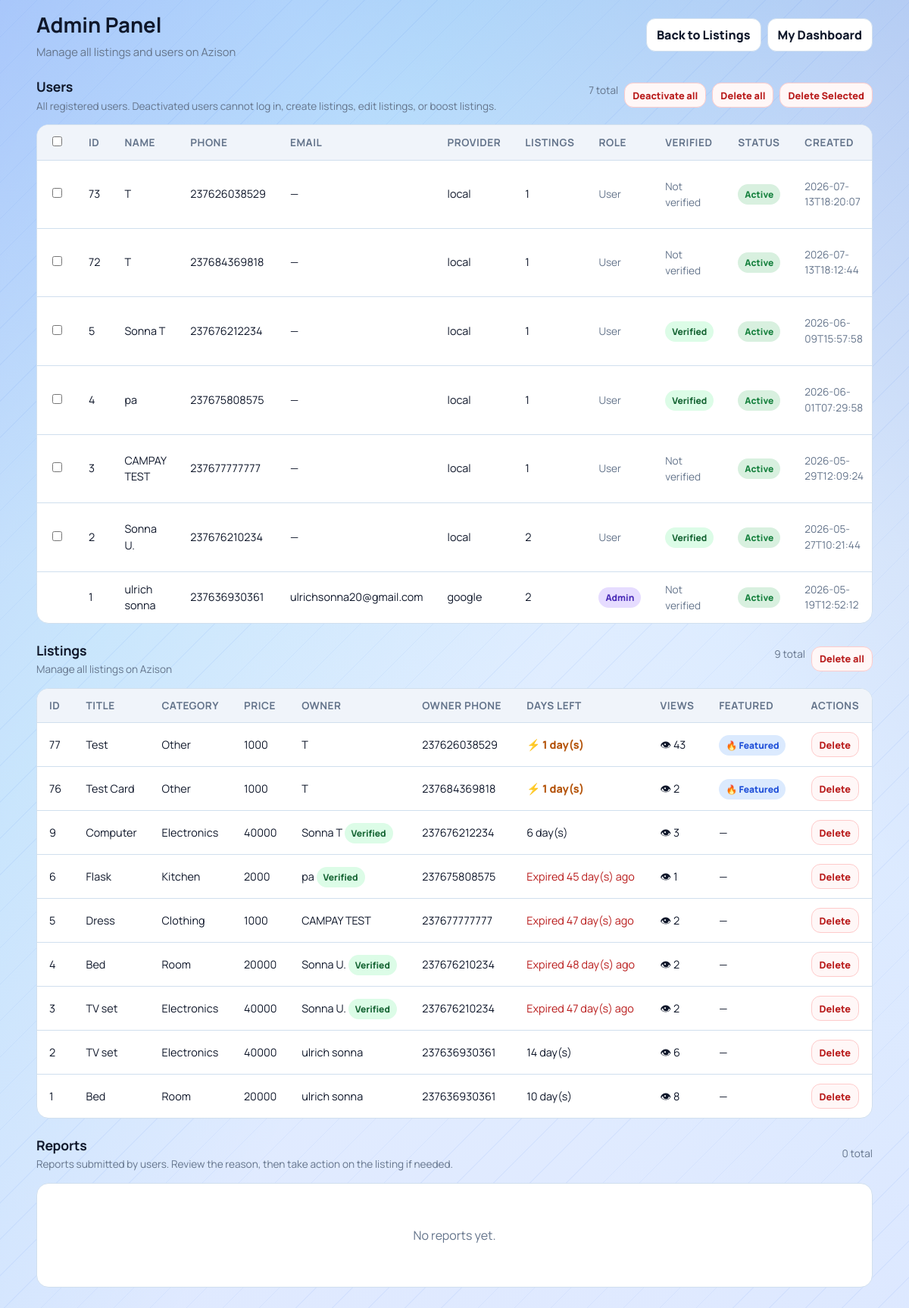
The page /admin (signed in) on the database its author committed.
### tables this page shows
CREATE TABLE users(
            id INTEGER PRIMARY KEY AUTOINCREMENT,
            full_name TEXT NOT NULL,
            phone TEXT NOT NULL UNIQUE,
            password_hash TEXT NOT NULL,
            email TEXT,
            google_sub TEXT,
            auth_provider TEXT NOT NULL DEFAULT 'local',
            created_at TEXT NOT NULL
        , is_admin INTEGER DEFAULT 0, is_active INTEGER DEFAULT 1, is_verified INTEGER DEFAULT 0);

CREATE TABLE listings(
            id INTEGER PRIMARY KEY AUTOINCREMENT,
            title TEXT,
            price TEXT,
            category TEXT,
            phone TEXT,
            owner_phone TEXT,
            leave_date TEXT,
            description TEXT,
            image TEXT,
            is_featured INTEGER DEFAULT 0
        , view_count INTEGER DEFAULT 0);

### app.py (the view, shortened to what this page needs)
@app.route("/admin")
@admin_required
def admin_panel():
    conn = get_db()
    cursor = conn.cursor()
    ensure_user_verified_column(cursor)
    conn.commit()
    cursor.execute(
        """
        SELECT l.*, u.full_name as owner_name, u.is_verified as owner_is_verified
        FROM listings l
        LEFT JOIN users u ON u.phone = l.owner_phone
        ORDER BY l.id DESC
        """
    )
    rows = cursor.fetchall()
    cursor.execute(
        """
        SELECT u.id, u.full_name, u.phone, u.email, u.auth_provider, u.is_admin, u.is_active, u.is_verified, u.created_at,
               (SELECT COUNT(*) FROM listings l WHERE l.owner_phone = u.phone) AS listing_count
        FROM users u
        ORDER BY u.is_active ASC, u.id DESC
        """
    )
    user_rows = cursor.fetchall()
    cursor.execute(
        """
        SELECT r.id, r.listing_id, r.reporter_user_id, r.reason, r.comment, r.created_at,
               l.title AS listing_title, l.category AS listing_category,
               u.full_name AS reporter_name, u.phone AS reporter_phone, u.email AS reporter_email
        FROM reports r
        LEFT JOIN listings l ON l.id = r.listing_id
        LEFT JOIN users u ON u.id = r.reporter_user_id
        ORDER BY r.id DESC
        """
    )
    report_rows = cursor.fetchall()
    conn.close()
    today = current_date()
    listings = []
    for row in rows:
        leave_date = datetime.strptime(row["leave_date"], "%Y-%m-%d").date()
        days_left = (leave_date - today).days
        is_expired = days_left < 0
        is_soon = 0 <= days_left <= 3
        listings.append(
            {
                "id": row["id"],
                "title": row["title"],
                "price": row["price"],
                "category": row["category"],
                "phone": row["phone"],
                "owner_phone": row["owner_phone"] or "",
                "owner_name": row["owner_name"] or "Unknown",
                "owner_is_verified": bool(row_value(row, "owner_is_verified", 0) == 1),
                "leave_date": row["leave_date"],
                "description": row["description"] or "",
                "image": row["image"],
                "is_featured": row["is_featured"],
                "view_count": row["view_count"],
                "days_left": days_left,
                "is_expired": is_expired,
                "is_soon": is_soon,
            }
        )
    users = []
    for user_row in user_rows:
        users.append(
            {
                "id": user_row["id"],
                "full_name": user_row["full_name"] or "",
                "phone": user_row["phone"] or "",
                "email": user_row["email"] or "",
                "auth_provider": user_row["auth_provider"] or "local",
                "is_admin": bool(user_row["is_admin"] == 1),
                "is_active": bool(user_row["is_active"] == 1),
                "is_verified": bool(row_value(user_row, "is_verified", 0) == 1),
                "created_at": user_row["created_at"] or "",
                "listing_count": user_row["listing_count"] or 0,
            }
        )
    reports = []
    return render_template("admin.html", listings=listings, users=users, reports=reports)

### templates/admin.html (shortened to what this page needs)
<!DOCTYPE html>
<html lang="en">
<head>
    <link rel="stylesheet" href="{{ url_for('static', filename='css/marketplace.css') }}">
</head>
<body>
    <main class="page">
        <section class="topbar">
            <div class="title-wrap">
                <h1>Admin Panel</h1>
                <p>Manage all listings and users on Azison</p>
            </div>
            <div class="actions">
                <a class="btn" href="{{ url_for('home') }}">Back to Listings</a>
                <a class="btn" href="{{ url_for('dashboard') }}">My Dashboard</a>
            </div>
        </section>
        <section class="section-heading">
            <div>
                <h2>Users</h2>
                <p>All registered users. Deactivated users cannot log in, create listings, edit listings, or boost listings.</p>
            </div>
            <div class="actions" style="gap: 8px;">
                <span class="muted-text">{% if users %}{{ users|length }} total{% else %}0 total{% endif %}</span>
                {% if users %}
                    <form method="POST" action="{{ url_for('admin_deactivate_all_users') }}" onsubmit="return confirm('Deactivate ALL non-admin users? You can re-activate them later from this page.');" style="display:inline; margin: 0;">
                        <button class="danger-btn" type="submit">Deactivate all</button>
                    </form>
                    <button type="button" class="danger-btn" onclick="confirmDeleteAllUsers();">Delete all</button>
                    <button type="button" class="danger-btn" id="bulk-delete-users-btn" onclick="confirmBulkDeleteUsers();" disabled>Delete Selected</button>
                {% endif %}
            </div>
        </section>
        <section class="table-container">
            {% if users %}
                <table>
                    <thead>
                        <tr>
                            <th><input type="checkbox" id="select-all-users" onchange="toggleAllUserCheckboxes(this);"></th>
                            <th>ID</th>
                            <th>Name</th>
                            <th>Phone</th>
                            <th>Email</th>
                            <th>Provider</th>
                            <th>Listings</th>
                            <th>Role</th>
                            <th>Verified</th>
                            <th>Status</th>
                            <th>Created</th>
                        </tr>
                    </thead>
                    <tbody>
                        {% for u in users %}
                        <tr>
                            <td>
                                {% if not u['is_admin'] and not (current_user and current_user.get('id') == u['id']) %}
                                    <input form="bulk-delete-users-form" type="checkbox" name="user_ids" value="{{ u['id'] }}" class="user-checkbox" onchange="updateBulkDeleteButton();">
                                {% endif %}
                            </td>
                            <td>{{ u['id'] }}</td>
                            <td>{{ u['full_name'] }}</td>
                            <td>{{ u['phone'] }}</td>
                            <td>{{ u['email'] or '—' }}</td>
                            <td>{{ u['auth_provider'] }}</td>
                            <td>{{ u['listing_count'] }}</td>
                            <td>
                                {% if u['is_admin'] %}
                                    <span class="badge admin">Admin</span>
                                {% else %}
                                    <span class="muted-text">User</span>
                                {% endif %}
                            </td>
                            <td>
                                {% if u['is_verified'] %}
                                    <span class="badge verified">Verified</span>
                                {% else %}
                                    <span class="muted-text">Not verified</span>
                                {% endif %}
                            </td>
                            <td>
                                {% if u['is_active'] %}
                                    <span class="badge active">Active</span>
                                {% else %}
                                    <span class="badge deactivated">Deactivated</span>
                                {% endif %}
                            </td>
                            <td class="muted-text">{{ u['created_at'] }}</td>
                        </tr>
                        {% endfor %}
                    </tbody>
                </table>
            {% else %}
                <div class="empty">
                    <p>No users found.</p>
                </div>
            {% endif %}
        </section>
        <section class="section-heading">
            <div>
                <h2>Listings</h2>
                <p>Manage all listings on Azison</p>
            </div>
            <div class="actions" style="gap: 8px;">
                <span class="muted-text">{% if listings %}{{ listings|length }} total{% else %}0 total{% endif %}</span>
                {% if listings %}
                    <button type="button" class="danger-btn" onclick="confirmDeleteAllListings();">Delete all</button>
                {% endif %}
            </div>
        </section>
        <section class="table-container">
            {% if listings %}
                <table>
                    <thead>
                        <tr>
                            <th>ID</th>
                            <th>Title</th>
                            <th>Category</th>
                            <th>Price</th>
                            <th>Owner</th>
                            <th>Owner Phone</th>
                            <th>Days Left</th>
                            <th>Views</th>
                            <th>Featured</th>
                            <th>Actions</th>
                        </tr>
                    </thead>
                    <tbody>
                        {% for item in listings %}
                        <tr>
                            <td>{{ item['id'] }}</td>
                            <td>{{ item['title'] }}</td>
                            <td>{{ item['category'] }}</td>
                            <td>{{ item['price'] }}</td>
                            <td>
                                {{ item['owner_name'] }}
                                {% if item['owner_is_verified'] %}
                                    <span class="badge verified">Verified</span>
                                {% endif %}
                            </td>
                            <td>{{ item['owner_phone'] }}</td>
                            <td>
                                {% if item['is_expired'] %}
                                    <span style="color: var(--danger);">Expired {{ item['days_left'] * -1 }} day(s) ago</span>
                                {% elif item['is_soon'] %}
                                    <span class="deadline soon">⚡ {{ item['days_left'] }} day(s)</span>
                                {% else %}
                                    {{ item['days_left'] }} day(s)
                                {% endif %}
                            </td>
                            <td>👁 {{ item['view_count'] or 0 }}</td>
                            <td>
                                {% if item['is_featured'] == 1 %}
                                    <span class="badge featured">🔥 Featured</span>
                                {% else %}
                                    —
                                {% endif %}
                            </td>
                            <td>
                                <form method="POST" action="{{ url_for('admin_delete_listing', id=item['id']) }}" onsubmit="return confirm('Are you sure you want to delete this listing?');">
                                    <button class="danger-btn" type="submit">Delete</button>
                                </form>
                            </td>
                        </tr>
                        {% endfor %}
                    </tbody>
                </table>
            {% else %}
                <div class="empty">
                    <p>No listings found.</p>
                </div>
            {% endif %}
        </section>
        <section class="section-heading">
            <div>
                <h2>Reports</h2>
                <p>Reports submitted by users. Review the reason, then take action on the listing if needed.</p>
            </div>
            <div class="actions" style="gap: 8px;">
                <span class="muted-text">{% if reports %}{{ reports|length }} total{% else %}0 total{% endif %}</span>
            </div>
        </section>
        <section class="table-container">
            {% if reports %}
                <table>
                    <thead>
                        <tr>
                            <th>ID</th>
                            <th>Listing</th>
                            <th>Category</th>
                            <th>Reason</th>
                            <th>Comment</th>
                            <th>Reporter</th>
                            <th>Reporter Phone</th>
                            <th>Reporter Email</th>
                            <th>Submitted</th>
                            <th>Actions</th>
                        </tr>
                    </thead>
                    <tbody>
                        {% for r in reports %}
                        <tr>
                            <td>{{ r['id'] }}</td>
                            <td>
                                {% if r['listing_exists'] %}
                                    <a href="{{ url_for('listing_detail', id=r['listing_id']) }}" target="_blank" rel="noopener">{{ r['listing_title'] or ('Listing #' + r['listing_id']|string) }}</a>
                                {% else %}
                                    <span class="muted-text">Listing #{{ r['listing_id'] }} (deleted)</span>
                                {% endif %}
                            </td>
                            <td>{{ r['listing_category'] or '—' }}</td>
                            <td><span class="badge expired">{{ r['reason'] }}</span></td>
                            <td>
                                {% if r['comment'] %}
                                    <span title="{{ r['comment'] }}">{{ r['comment'][:80] }}{% if r['comment']|length > 80 %}…{% endif %}</span>
                                {% else %}
                                    <span class="muted-text">—</span>
                                {% endif %}
                            </td>
                            <td>{{ r['reporter_name'] }}</td>
                            <td>{{ r['reporter_phone'] or '—' }}</td>
                            <td>{{ r['reporter_email'] or '—' }}</td>
                            <td class="muted-text">{{ r['created_at'] }}</td>
                            <td>
                                <div style="display:flex; flex-direction:column; gap: 6px; align-items: flex-start;">
                                    <form method="POST" action="{{ url_for('admin_dismiss_report', report_id=r['id']) }}" onsubmit="return confirm('Dismiss this report? The listing will be kept.');" style="margin:0;">
                                        <button class="success-btn" type="submit">Dismiss</button>
                                    </form>
                                    {% if r['listing_exists'] %}
                                        <form method="POST" action="{{ url_for('admin_delete_listing', id=r['listing_id']) }}" onsubmit="return confirm('Delete this listing? This will also remove the report.');" style="margin:0;">
                                            <button class="danger-btn" type="submit">Delete listing</button>
                                        </form>
                                    {% else %}
                                        <span class="muted-text">No listing</span>
                                    {% endif %}
                                </div>
                            </td>
                        </tr>
                        {% endfor %}
                    </tbody>
                </table>
            {% else %}
                <div class="empty">
                    <p>No reports yet.</p>
                </div>
            {% endif %}
        </section>
    </main>
</body>
</html>

### rows shown on the page
users: id "73", full_name "T", phone "237626038529", u "—", auth_provider "local", listing_count "1", is_admin "User", is_verified "Not verified", shows "Active", created_at "2026-07-13T18:20:07"
users: id "72", full_name "T", phone "237684369818", u "—", auth_provider "local", listing_count "1", is_admin "User", is_verified "Not verified", shows "Active", created_at "2026-07-13T18:12:44"
users: id "5", full_name "Sonna T", phone "237676212234", u "—", auth_provider "local", listing_count "1", is_admin "User", is_verified "Verified", is_active "Active", created_at "2026-06-09T15:57:58"
users: id "4", full_name "pa", phone "237675808575", u "—", auth_provider "local", listing_count "1", is_admin "User", is_verified "Verified", is_active "Active", created_at "2026-06-01T07:29:58"
users: id "3", full_name "CAMPAY TEST", phone "237677777777", u "—", auth_provider "local", listing_count "1", is_admin "User", is_verified "Not verified", shows "Active", created_at "2026-05-29T12:09:24"
users: id "2", full_name "Sonna U.", phone "237676210234", u "—", auth_provider "local", listing_count "2", is_admin "User", is_verified "Verified", is_active "Active", created_at "2026-05-27T10:21:44"
users: id "1", full_name "ulrich sonna", phone "237636930361", email "ulrichsonna20@gmail.com", auth_provider "google", listing_count "2", is_admin "Admin", is_verified "Not verified", is_active "Active", created_at "2026-05-19T12:52:12"
listings: id "77", title "Test", category "Other", price "1000", owner_name "T", owner_phone "237626038529", days_left "1", view_count "43", shows "🔥 Featured"
listings: id "76", title "Test Card", category "Other", price "1000", owner_name "T", owner_phone "237684369818", days_left "1", view_count "2", shows "🔥 Featured"
listings: id "9", title "Computer", category "Electronics", price "40000", owner_name "Sonna T", shows "Verified", owner_phone "237676212234", days_left "6", view_count "3"
listings: id "6", title "Flask", category "Kitchen", price "2000", owner_name "pa", shows "Verified", owner_phone "237675808575", item "45", view_count "1"
listings: id "5", title "Dress", category "Clothing", price "1000", owner_name "CAMPAY TEST", owner_phone "237677777777", item "47", view_count "2"
listings: id "4", title "Bed", category "Room", price "20000", owner_name "Sonna U.", shows "Verified", owner_phone "237676210234", item "48", view_count "2"
listings: id "3", title "TV set", category "Electronics", price "40000", owner_name "Sonna U.", shows "Verified", owner_phone "237676210234", item "47", view_count "2"
listings: id "2", title "TV set", category "Electronics", price "40000", owner_name "ulrich sonna", owner_phone "237636930361", days_left "14", view_count "6"
listings: id "1", title "Bed", category "Room", price "20000", owner_name "ulrich sonna", owner_phone "237636930361", days_left "10", view_count "8"

### other values the page prints
{{ users|length }} "7"
{{ listings|length }} "9"
